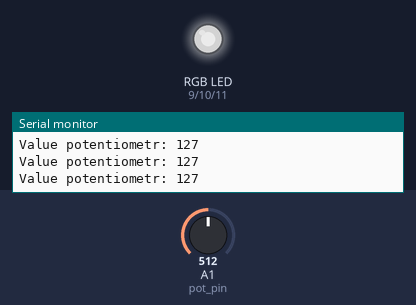
Bench run of a program on a simulated Arduino Mega 2560, built with avr-gcc and run on an emulated ATmega2560. On the bench: an RGB LED mixed from three pins (HIGH = lit), the last lines printed to the serial monitor. The inputs (shaded band) are chosen by the test bench; at power-on: A1 (pot_pin) = 512. Dim RGB values are drawn brighter than linear.

Above: at 1.8 s.
1.9 s: A1 (pot_pin) set to 716
At 3.2 s:
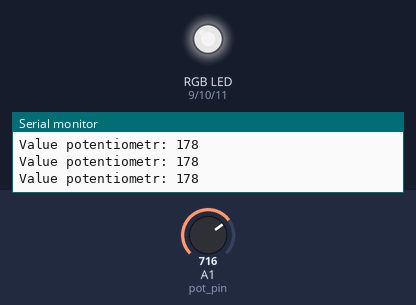
3.5 s: A1 (pot_pin) set to 900
At 4.5 s:
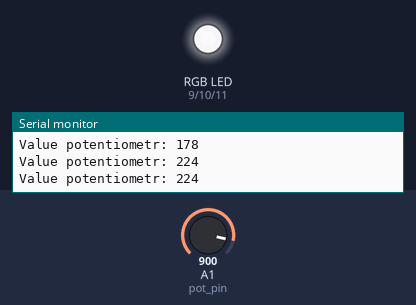
5.0 s: A1 (pot_pin) set to 122
At 5.7 s:
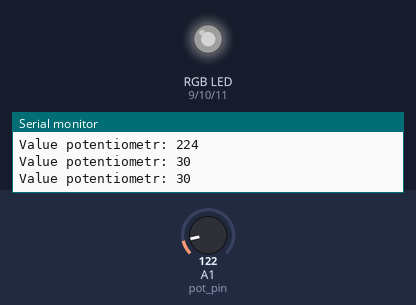
6.5 s: A1 (pot_pin) set to 510
At 6.9 s:
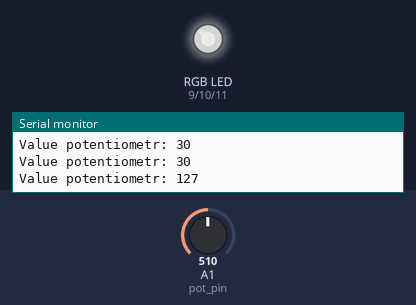
Timing chart, 0 to 9.0 s (numbered marks = the images above; inputs shaded):
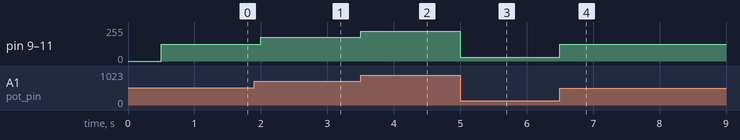

Measured:
- after the input at 1.9 s, pin 9 (red_pin), pin 10 (green_pin), pin 11 (blue_pin): 127/255 → 178/255 after 0.10 s
- after the input at 3.5 s, pin 9 (red_pin), pin 10 (green_pin), pin 11 (blue_pin): 178/255 → 224/255 at once
- after the input at 5.0 s, pin 9 (red_pin), pin 10 (green_pin), pin 11 (blue_pin): 224/255 → 30/255 at once
- after the input at 6.5 s, pin 9 (red_pin), pin 10 (green_pin), pin 11 (blue_pin): 30/255 → 127/255 at once

The program:

main.cpp
```cpp
#include <Arduino.h>

const short red_pin = 9;
const short green_pin = 10;
const short blue_pin = 11;
const short pot_pin = A1;

unsigned long last_time = 0;

void setup()
{
  Serial.begin(9600);
  pinMode(red_pin, OUTPUT);
  pinMode(green_pin, OUTPUT);
  pinMode(blue_pin, OUTPUT);
  pinMode(pot_pin, INPUT);
}

void loop()
{
  if (millis() - last_time >= 500)
  {
    last_time = millis();

    short pot_val = analogRead(pot_pin);

    short val = map(pot_val, 0, 1023, 0, 255);
    short constrain_val = constrain(val, 0, 255);

    Serial.print("Value potentiometr: ");
    Serial.println(constrain_val);

    analogWrite(red_pin, constrain_val);
    analogWrite(green_pin, constrain_val);
    analogWrite(blue_pin, constrain_val);
  }
}
```
